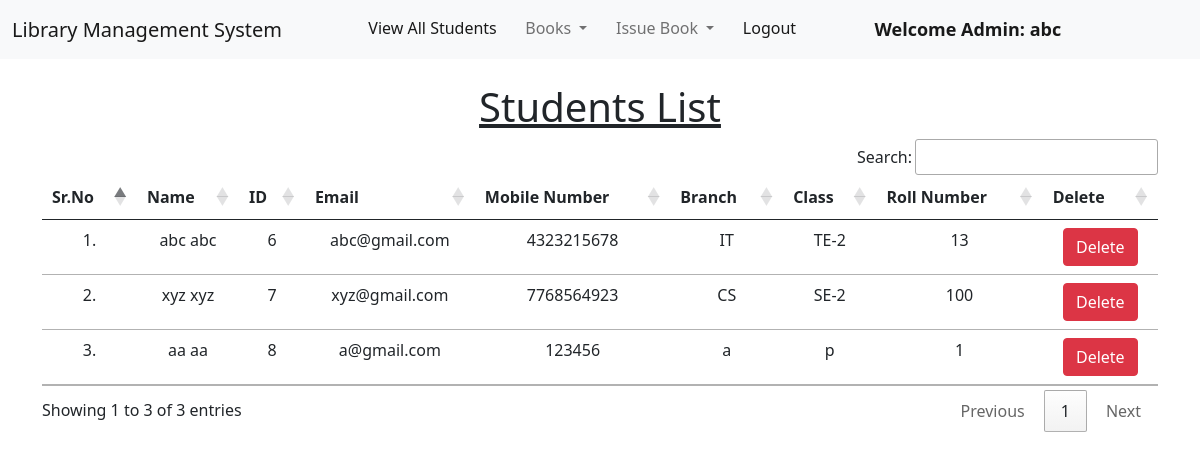
Page /view_students/ (signed in) on the committed database.
### library/models.py (models this page shows, shortened)
class Student(models.Model):
    user = models.OneToOneField(User, on_delete=models.CASCADE)
    classroom = models.CharField(max_length=10)
    branch = models.CharField(max_length=10)
    roll_no = models.CharField(max_length=3, blank=True, primary_key=True)
    phone = models.CharField(max_length=10, blank=True)
    image = models.ImageField(upload_to="", blank=True)

### library/views.py (the view)
# urls.py: path("view_students/", views.view_students, name="view_students"),
@login_required(login_url = '/admin_login')
def view_students(request):
    students = Student.objects.all()
    return render(request, "view_students.html", {'students':students})

### library/templates/view_students.html (shortened to what this page needs)
{% extends 'admin_navbar.html' %}
{% load static %}
{% block body %}
<div class="container mt-4">
    <h1 class="text-center"><u>Students List</u></h1>
    <table class="table table-hover" id="example">
        <thead>
            <tr class="text-center">
                <th>Sr.No</th>
                <th>Name</th>
                <th>ID</th>
                <th>Email</th>
                <th>Mobile Number</th>
                <th>Branch</th>
                <th>Class</th>
                <th>Roll Number</th>
                <th>Delete</th>
            </tr>
        </thead>
        <tbody>
            {% for student in students %}
            <tr class="text-center">
                <td>{{forloop.counter}}.</td>
                <td>{{student.user.get_full_name}}</td>
                <td>{{student.user.id}}</td>
                <td>{{student.user.email}}</td>
                <td>{{student.phone}}</td>
                <td>{{student.branch}}</td>
                <td>{{student.classroom}}</td>
                <td>{{student.roll_no}}</td>
                <td><a href="/delete_student/{{student.id}}/" class="btn btn-danger" onclick="return confirm('Are you sure you want to delete this student?')">Delete</a></td>
            </tr>
            {% endfor %}
        </tbody>
    </table>
    </div>
{% endblock %}

### library/templates/admin_navbar.html (shortened to what this page needs)
<!doctype html>
<html lang="en">
  <head>
    <link href="https://cdn.jsdelivr.net/npm/bootstrap@5.1.0/dist/css/bootstrap.min.css" rel="stylesheet">
    <link rel="stylesheet" href="https://cdn.datatables.net/1.10.25/css/jquery.dataTables.min.css">
    <link rel="stylesheet" href="https://cdn.datatables.net/buttons/1.7.1/css/buttons.dataTables.min.css">
  </head>
  <body>
    <nav class="navbar navbar-expand-lg navbar-light bg-light">
        <div class="container-fluid">
          <a class="navbar-brand" href="#">Library Management System</a>
          <div class="collapse navbar-collapse" id="navbarSupportedContent">
            <ul class="navbar-nav me-auto mb-2 mb-lg-0">
              <li class="nav-item">
                <a class="nav-link active" aria-current="page" href="/view_students/">View All Students</a>
              </li>
              <li class="nav-item dropdown">
                <a class="nav-link dropdown-toggle" href="#" id="navbarDropdown" role="button" data-bs-toggle="dropdown" aria-expanded="false">
                  Books
                </a>
              </li>
              <li class="nav-item dropdown">
                <a class="nav-link dropdown-toggle" href="#" id="navbarDropdown" role="button" data-bs-toggle="dropdown" aria-expanded="false">
                  Issue Book
                </a>
              </li>
              <li class="nav-item">
                <a class="nav-link active" aria-current="page" href="/logout/">Logout</a>
              </li>
              <li class="nav-item">
                <a style="font-weight:600; font-family:'Segoe UI', Tahoma, Geneva, Verdana, sans-serif; font-size: large;" class="nav-link active" href="#">Welcome Admin: {{request.user}}</a>
              </li>
            </ul>
          </div>
        </div>
      </nav>
      {% block body %}
      {% endblock %}
  </body>
</html>

### rows in the picture
Student: user.get_full_name "abc abc", user.id "6", user.email "abc@gmail.com", phone "4323215678", branch "IT", classroom "TE-2", roll_no "13"
Student: user.get_full_name "xyz xyz", user.id "7", user.email "xyz@gmail.com", phone "7768564923", branch "CS", classroom "SE-2", roll_no "100"
Student: user.get_full_name "aa aa", user.id "8", user.email "a@gmail.com", phone "123456", branch "a", classroom "p", roll_no "1"

### other values in the picture
{{ request.user }} "abc"
